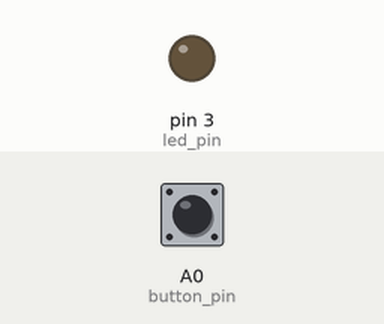
Bench run of a sketch on a simulated Arduino Uno, built with avr-gcc and run on an emulated ATmega328P. Shown: output pins drawn as LEDs (lit = HIGH). The test bench sets the inputs (shaded band); at power-on: A0 (button_pin) LOW.

Above: at 1.2 s.
1.3 s: A0 (button_pin) pulled HIGH for 0.15 s
At 2.0 s:
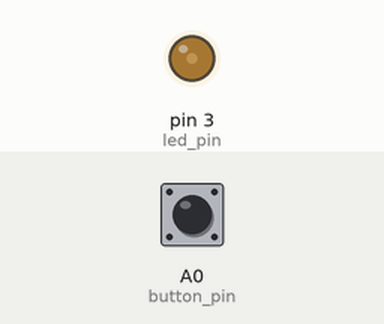
2.9 s: A0 (button_pin) pulled HIGH for 1 s
At 3.3 s:
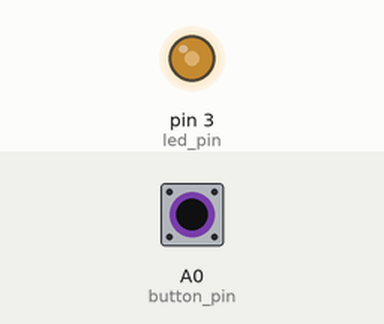
5.4 s: A0 (button_pin) pulled HIGH for 0.15 s
At 6.4 s:
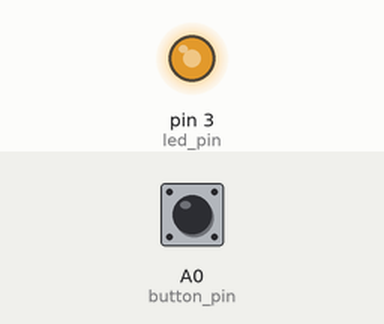
Timing chart, 0 to 8.4 s (numbered marks = the images above; inputs shaded):
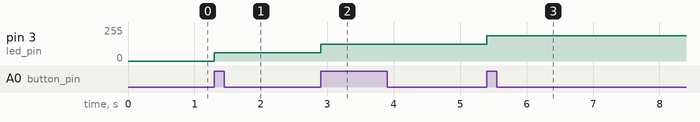

The sketch:

A006_test_Button_ino.ino
```cpp
// (licence header left out)
 extern "C" {
   #include <Arduino.h>
 }

extern int teste(int num);


int led_pin = 3;
int button_pin = A0;

void setup()
{
    pinMode(led_pin, OUTPUT);
    pinMode(button_pin, INPUT);
}

bool last_button = false;
int led_state = 0;
void loop()
{
    bool button = digitalRead(button_pin);
    if (last_button != button)
    {
        if (button) {
            led_state = (led_state + 1) % 4;
            analogWrite(led_pin, led_state * 0x3f);
        }
        delay(100);
    }
    last_button = button;
}
```

Read_Arduino.cpp
```cpp
int teste(int num){
  if (num==10){
    return 1;
  } else {
    return 0;
  }
}
```

Measured:
- after the input at 1.3 s, pin 3 (led_pin): 0/255 → 63/255 at once
- after the input at 2.9 s, pin 3 (led_pin): 63/255 → 126/255 at once
- after the input at 5.4 s, pin 3 (led_pin): 126/255 → 189/255 at once
